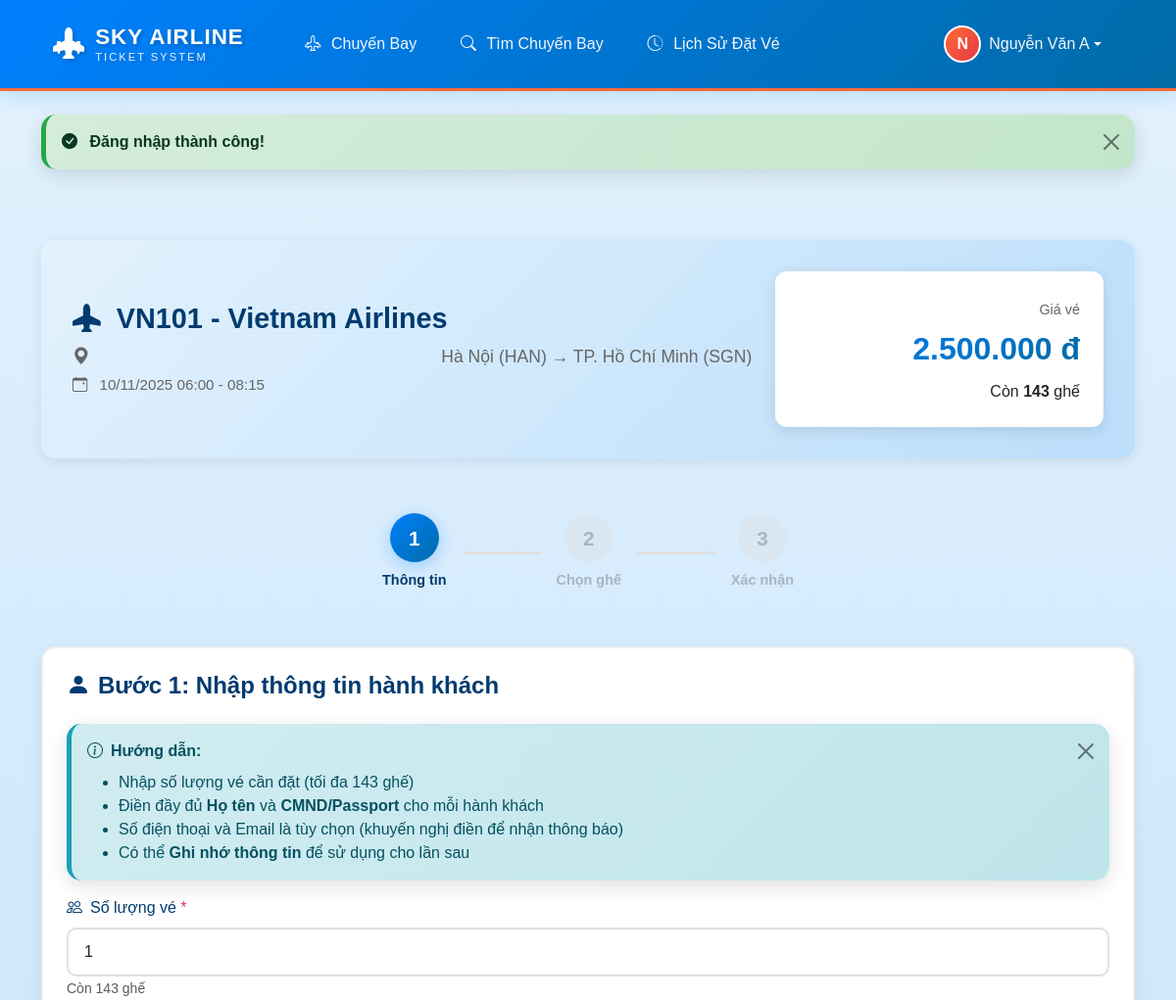
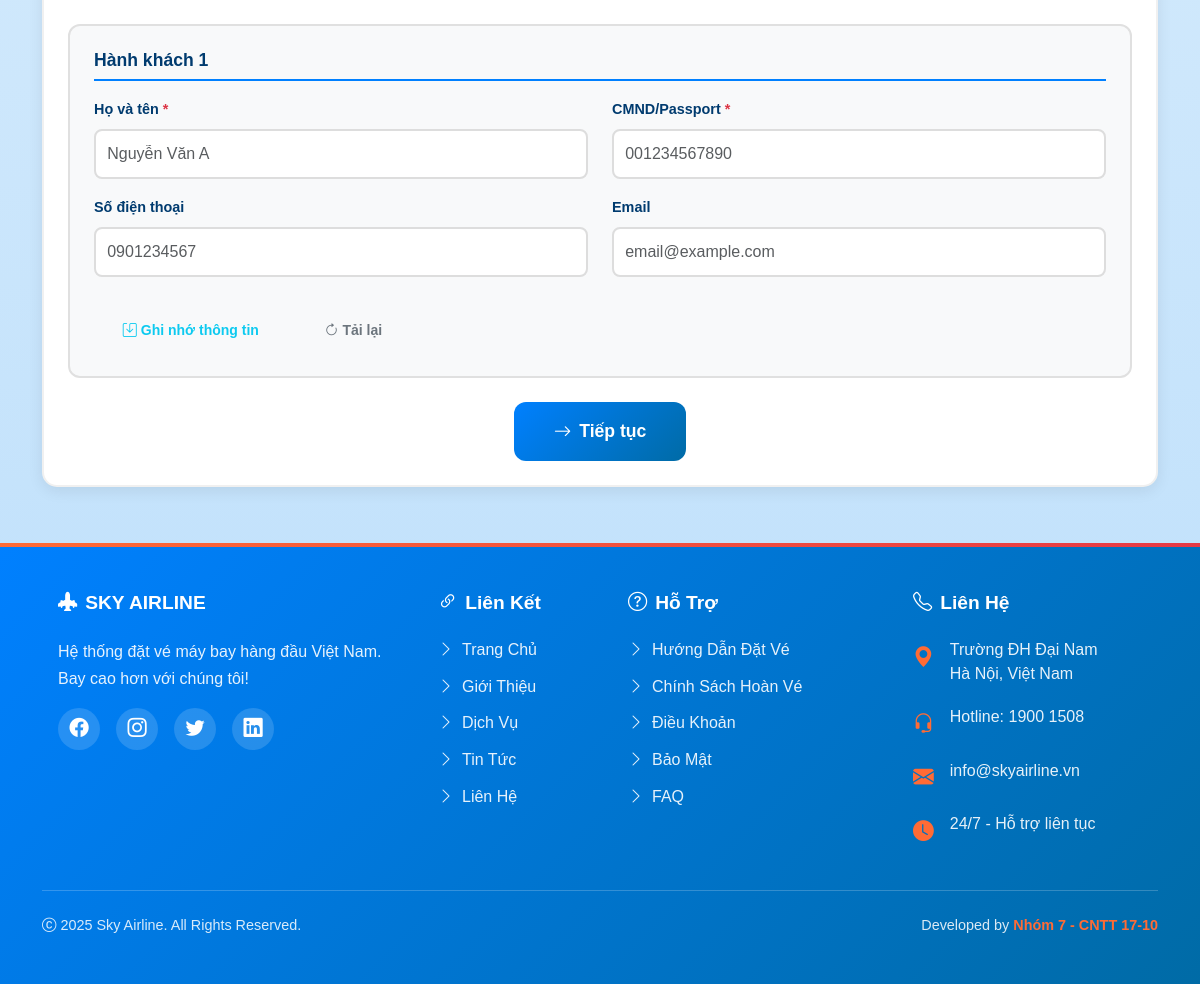
Screenshot of /khachhang/datve.php?machuyenbay=6 (signed in) with the database file from the repository (2 pictures, top to bottom).
### tables this page shows
CREATE TABLE IF NOT EXISTS `chuyenbay` (
  `MaChuyenBay` int NOT NULL AUTO_INCREMENT,
  `MaChuyenBayText` varchar(20) NOT NULL COMMENT 'Mã chuyến bay dạng VN123',
  `HangBay` varchar(100) NOT NULL COMMENT 'Vietnam Airlines, VietJet...',
  `SanBayDi` varchar(100) NOT NULL,
  `SanBayDen` varchar(100) NOT NULL,
  `ThoiGianBay` datetime NOT NULL,
  `ThoiGianDen` datetime NOT NULL,
  `GiaVe` decimal(10,2) NOT NULL,
  `SoGheConLai` int NOT NULL DEFAULT '0',
  `TongSoGhe` int NOT NULL DEFAULT '0',
  `TrangThai` enum('concho','daybay','huy') DEFAULT 'concho',
  `NgayTao` datetime DEFAULT CURRENT_TIMESTAMP,
  PRIMARY KEY (`MaChuyenBay`),
  UNIQUE KEY `MaChuyenBayText` (`MaChuyenBayText`),
  KEY `idx_machuyenbay` (`MaChuyenBayText`),
  KEY `idx_thoigianbay` (`ThoiGianBay`),
  KEY `idx_sanbaydiden` (`SanBayDi`,`SanBayDen`)
);

### config.php (called while the page is built, shortened)
<?php
$servername = "localhost";
$username = "root";
$password = "";
$dbname = "QLVeMayBay";
$conn = new mysqli($servername, $username, $password, $dbname);
$conn->set_charset("utf8mb4");
function fetch_one($sql) {
    global $conn;
    $result = $conn->query($sql);
    return $result ? $result->fetch_assoc() : null;
}
?>

### khachhang/datve.php (the view, shortened to what this page needs)
<?php
require_once '../config.php';
$machuyenbay = isset($_GET['machuyenbay']) ? (int)$_GET['machuyenbay'] : 0;
$chuyen = fetch_one("SELECT * FROM ChuyenBay WHERE MaChuyenBay = $machuyenbay");
$step = 1;
require_once '../header.php';
?>
<div class="booking-page">
    <div class="container py-4">
        <div class="flight-info-header mb-4">
            <div class="row align-items-center">
                <div class="col-md-8">
                    <h2 class="flight-title">
                        <i class="bi bi-airplane-fill me-2"></i>
                        <?php echo $chuyen['MaChuyenBayText']; ?> - <?php echo $chuyen['HangBay']; ?>
                    </h2>
                    <p class="flight-route">
                        <i class="bi bi-geo-alt-fill me-2"></i>
                        <?php echo $chuyen['SanBayDi']; ?> → <?php echo $chuyen['SanBayDen']; ?>
                    </p>
                    <p class="flight-time">
                        <i class="bi bi-calendar-event me-2"></i>
                        <?php echo date('d/m/Y H:i', strtotime($chuyen['ThoiGianBay'])); ?>
                        -
                        <?php echo date('H:i', strtotime($chuyen['ThoiGianDen'])); ?>
                    </p>
                </div>
                <div class="col-md-4 text-end">
                    <div class="price-box">
                        <div class="price-label">Giá vé</div>
                        <div class="price-value"><?php echo number_format($chuyen['GiaVe'], 0, ',', '.'); ?> đ</div>
                        <div class="available-seats">
                            Còn <strong><?php echo $chuyen['SoGheConLai']; ?></strong> ghế
                        </div>
                    </div>
                </div>
            </div>
        </div>
        <div class="steps-progress mb-4">
            <div class="step <?php echo ($step >= 1) ? 'active' : ''; ?>">
                <div class="step-number">1</div>
                <div class="step-title">Thông tin</div>
            </div>
            <div class="step-line <?php echo ($step >= 2) ? 'active' : ''; ?>"></div>
            <div class="step <?php echo ($step >= 2) ? 'active' : ''; ?>">
                <div class="step-number">2</div>
                <div class="step-title">Chọn ghế</div>
            </div>
            <div class="step-line <?php echo ($step >= 3) ? 'active' : ''; ?>"></div>
            <div class="step <?php echo ($step >= 3) ? 'active' : ''; ?>">
                <div class="step-number">3</div>
                <div class="step-title">Xác nhận</div>
            </div>
        </div>
        <?php if ($step == 1): ?>
            <div class="booking-card">
                <h3 class="step-title mb-4">
                    <i class="bi bi-person-fill me-2"></i>Bước 1: Nhập thông tin hành khách
                </h3>
                <div class="alert alert-info alert-dismissible fade show" role="alert">
                    <strong><i class="bi bi-info-circle me-2"></i>Hướng dẫn:</strong>
                    <ul class="mb-0 mt-2">
                        <li>Nhập số lượng vé cần đặt (tối đa <?php echo $chuyen['SoGheConLai']; ?> ghế)</li>
                        <li>Điền đầy đủ <strong>Họ tên</strong> và <strong>CMND/Passport</strong> cho mỗi hành khách</li>
                        <li>Số điện thoại và Email là tùy chọn (khuyến nghị điền để nhận thông báo)</li>
                        <li>Có thể <strong>Ghi nhớ thông tin</strong> để sử dụng cho lần sau</li>
                    </ul>
                    <button type="button" class="btn-close" data-bs-dismiss="alert"></button>
                </div>
                <form method="POST" action="" id="form-step1">
                    <div class="form-group mb-4">
                        <label for="soluongve" class="form-label">
                            <i class="bi bi-people me-2"></i>Số lượng vé <span class="text-danger">*</span>
                        </label>
                        <input type="number"
                            class="form-control"
                            id="soluongve"
                            name="soluongve"
                            min="1"
                            max="<?php echo $chuyen['SoGheConLai']; ?>"
                            value="1"
                            onchange="updatePassengerForms()"
                            required>
                        <small class="text-muted">Còn <?php echo $chuyen['SoGheConLai']; ?> ghế</small>
                    </div>
                    <div id="passengers-container">
                        <div class="passenger-form mb-4" data-index="0">
                            <h5 class="passenger-title">Hành khách 1</h5>
                            <div class="row">
                                <div class="col-md-6">
                                    <div class="form-group">
                                        <label class="form-label">Họ và tên <span class="text-danger">*</span></label>
                                        <input type="text" class="form-control" name="hoten_0" placeholder="Nguyễn Văn A" required>
                                    </div>
                                </div>
                                <div class="col-md-6">
                                    <div class="form-group">
                                        <label class="form-label">CMND/Passport <span class="text-danger">*</span></label>
                                        <input type="text" class="form-control" name="cmnd_0" placeholder="001234567890" required>
                                    </div>
                                </div>
                                <div class="col-md-6">
                                    <div class="form-group">
                                        <label class="form-label">Số điện thoại</label>
                                        <input type="tel" class="form-control" name="sdt_0" placeholder="0901234567">
                                    </div>
                                </div>
                                <div class="col-md-6">
                                    <div class="form-group">
                                        <label class="form-label">Email</label>
                                        <input type="email" class="form-control" name="email_0" placeholder="email@example.com">
                                    </div>
                                </div>
                            </div>
                        </div>
                    </div>
                    <div class="text-center mt-4">
                        <button type="submit" name="step1_thong_tin" class="btn btn-primary btn-lg">
                            <i class="bi bi-arrow-right me-2"></i>Tiếp tục
                        </button>
                    </div>
                </form>
            </div>
        <?php endif; ?>
    </div>
</div>
<?php require_once '../footer.php'; ?>

### assets/css/style.css (style rules this page uses)
:root { --sky-blue: #0080FF; --ocean-blue: #006BA6; --sunset-orange: #FF6B35; --cloud-white: #FFFFFF; --flight-red: #E63946; --light-gray: #F5F7FA; --dark-blue: #003B6F; --primary-gradient: linear-gradient(135deg, #0080FF 0%, #006BA6 100%); --sunset-gradient: linear-gradient(135deg, #FF6B35 0%, #E63946 100%); --sky-gradient: linear-gradient(to bottom, #E3F2FD 0%, #BBDEFB 100%); }
* { margin: 0; padding: 0; box-sizing: border-box; }
body { font-family: "Be Vietnam Pro", sans-serif; background: var(--sky-gradient); min-height: 100vh; display: flex; flex-direction: column; }
.alert { border-radius: 15px; border: none; box-shadow: 0 6px 20px rgba(0, 0, 0, 0.12); animation: alertSlideIn 0.5s ease; border-left: 5px solid; }
.alert-info { background: linear-gradient(135deg, #d1ecf1 0%, #bee5eb 100%); border-left-color: #17a2b8; }
.btn { border-radius: 12px; padding: 0.7rem 1.8rem; font-weight: 600; transition: all 0.3s ease; border: none; }
.btn-primary { background: var(--primary-gradient); color: white; border: none; }
.btn-lg { padding: 1rem 2.5rem; font-size: 1.1rem; }
.form-control, .form-select { border-radius: 10px; border: 2px solid #e0e0e0; padding: 0.7rem 1rem; transition: all 0.3s ease; }
.form-label { font-weight: 500; color: var(--dark-blue); }

### assets/css/khachhang.css (style rules this page uses)
.flight-route { display: flex; align-items: center; justify-content: space-between; }
.price-label { font-size: 0.85rem; color: #666; margin-top: 0.3rem; }
.booking-page { min-height: calc(100vh - 200px); padding: 2rem 0; }
.flight-info-header { background: linear-gradient(135deg, #e3f2fd 0%, #bbdefb 100%); padding: 2rem; border-radius: 15px; box-shadow: 0 4px 15px rgba(0, 0, 0, 0.08); }
.flight-title { font-size: 1.8rem; font-weight: 700; color: #003B6F; margin-bottom: 0.5rem; }
.flight-route { font-size: 1.1rem; color: #666; margin-bottom: 0.3rem; }
.flight-time { font-size: 0.95rem; color: #666; margin: 0; }
.price-box { background: white; padding: 1.5rem; border-radius: 12px; box-shadow: 0 4px 15px rgba(0, 0, 0, 0.1); }
.price-label { font-size: 0.9rem; color: #666; margin-bottom: 0.5rem; }
.price-value { font-size: 2rem; font-weight: 700; background: linear-gradient(135deg, #0080FF 0%, #006BA6 100%); -webkit-background-clip: text; -webkit-text-fill-color: transparent; background-clip: text; margin-bottom: 0.5rem; }
.steps-progress { display: flex; align-items: center; justify-content: center; gap: 1rem; padding: 2rem 0; }
.step { display: flex; flex-direction: column; align-items: center; gap: 0.5rem; opacity: 0.4; transition: all 0.3s ease; }
.step.active { opacity: 1; }
.step-number { width: 50px; height: 50px; border-radius: 50%; background: #e0e0e0; color: #666; display: flex; align-items: center; justify-content: center; font-size: 1.3rem; font-weight: 700; transition: all 0.3s ease; }
.step.active .step-number { background: linear-gradient(135deg, #0080FF 0%, #006BA6 100%); color: white; box-shadow: 0 4px 15px rgba(0, 128, 255, 0.3); }
.step-title { font-size: 0.9rem; font-weight: 600; color: #666; }
.step.active .step-title { color: #003B6F; }
.step-line { width: 80px; height: 3px; background: #e0e0e0; transition: all 0.3s ease; }
.booking-card { background: white; border-radius: 15px; padding: 2.5rem; box-shadow: 0 4px 15px rgba(0, 0, 0, 0.08); border: 1px solid rgba(0, 128, 255, 0.1); }
.booking-card .step-title { font-size: 1.5rem; font-weight: 700; color: #003B6F; display: flex; align-items: center; }
.passenger-form { background: #f8f9fa; padding: 1.5rem; border-radius: 12px; border: 2px solid #e0e0e0; }
.passenger-title { font-size: 1.1rem; font-weight: 600; color: #003B6F; margin-bottom: 1rem; padding-bottom: 0.5rem; border-bottom: 2px solid #0080FF; }
.passenger-form .form-group { margin-bottom: 1rem; }
.passenger-form .form-label { font-weight: 600; color: #003B6F; font-size: 0.9rem; }
.passenger-form .form-control { border-radius: 8px; border: 2px solid #ddd; padding: 0.7rem; }
.booking-card { background: white; border-radius: 15px; padding: 1.5rem; box-shadow: 0 4px 15px rgba(0, 0, 0, 0.08); border: 2px solid #f0f0f0; transition: all 0.3s ease; }
.flight-route { display: flex; align-items: center; justify-content: space-between; gap: 1.5rem; }
.price-label { font-size: 0.9rem; color: #666; margin-bottom: 0.3rem; }
.booking-card { animation: slideIn 0.3s ease; }
.booking-card:nth-child(3) { animation-delay: 0.3s; }

### rows the page displays
chuyenbay: MaChuyenBayText "VN101", HangBay "Vietnam Airlines", SanBayDi "Hà Nội (HAN)", SanBayDen "TP. Hồ Chí Minh (SGN)", ThoiGianBay "10/11/2025 06:00", ThoiGianDen "08:15", GiaVe "2.500.000", SoGheConLai "143"

### other values shown
mb_substr($_SESSION['HoTen'], 0, 1, 'UTF-8') "N"
$_SESSION['HoTen'] "Nguyễn Văn A"
$msg['message'] "Đăng nhập thành công!"
